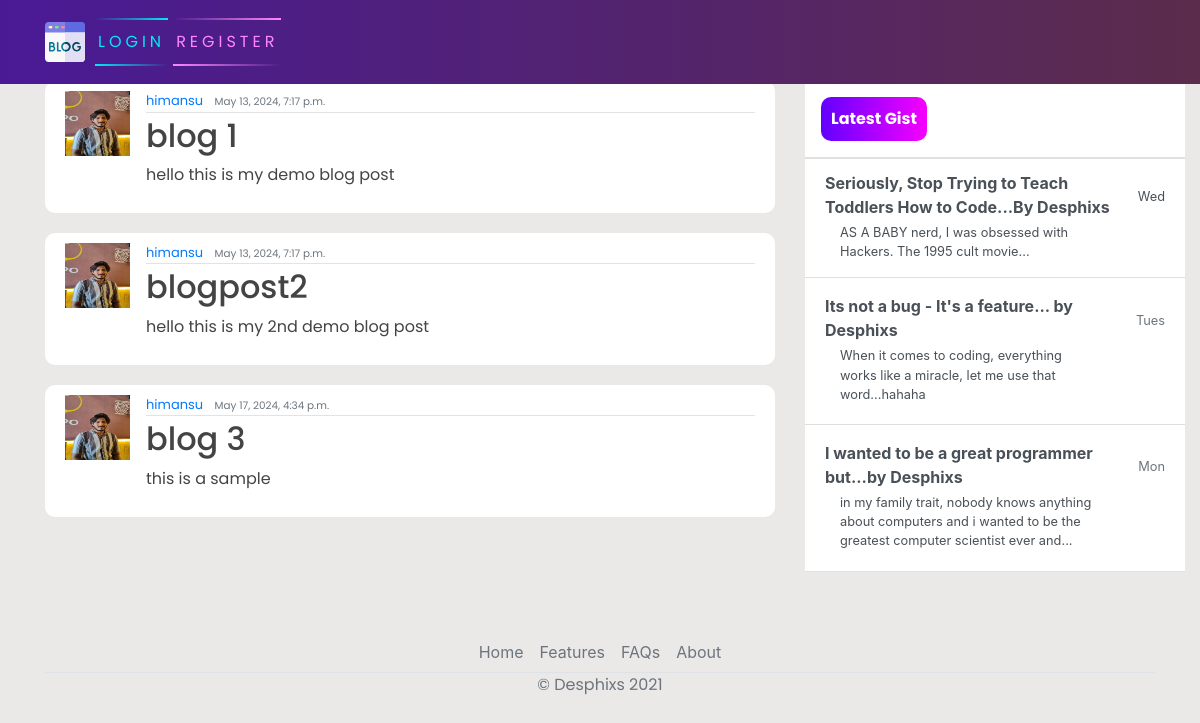
The page / on the database its author committed.
### blog/models.py (models this page shows, shortened)
class Post(models.Model):
    title = models.CharField(max_length=100)
    content = models.TextField()
    date_posted = models.DateTimeField(default=timezone.now)
    author = models.ForeignKey(User, on_delete=models.CASCADE)

### users/models.py (models this page shows, shortened)
class Profile(models.Model):
    user = models.OneToOneField(User, on_delete=models.CASCADE)
    image = models.ImageField(default='default.jpg', upload_to='profile_pics')

### blog/views.py (the view)
# urls.py: path('',views.index,name='index'),
def index(request):
     posts = Post.objects.all()
     return render(request, 'blog/home.html', {'posts': posts})

### blog/templates/blog/home.html
{% extends 'blog/index.html' %}
{% block content %}
    {% for post in posts %}
        <article class="media content-section">
            <img class="rounded-cirlce article-img" src="{{ post.author.profile.image.url }}" alt="image ">
            <div class="media-body">
              <div class="article-metadata">
                <a class="mr-2" href="#">{{ post.author }}</a>
                <small class="text-muted">{{ post.date_posted }}</small>
              </div>
              <h2><a class="article-title" href="{%url 'post_detail' post.id %}">{{ post.title }}</a></h2>
              <p class="article-content">{{ post.content }}</p>
            </div>
            <br>
          </article>
    {% endfor  %}
{% endblock content %}

### blog/templates/blog/index.html (shortened to what this page needs)
{% load static %}
<!DOCTYPE html>
<html>
<head>
    <link rel="stylesheet" href="https://maxcdn.bootstrapcdn.com/bootstrap/4.0.0/css/bootstrap.min.css">
    <link rel="stylesheet" href="{% static 'blog/main.css' %}">
</head>
<body>
    <header class="site-header">
      <nav class="navbar navbar-expand-md navbar-dark bg-steel fixed-top">
        <div class="container">
          <div class="collapse navbar-collapse" id="navbarToggle">
            <div class="navbar-nav mr-auto">
                {% if user.is_authenticated %}
              <a class="nav-item nav-link" href="{% url 'home' %}">HOME</a>
              <a class="nav-item nav-link" href="{% url 'about' %}">ABOUT</a>
            </div>
            <div class="navbar-nav">
                <a href="{% url 'post_create' %}" id="auth-links">
                <span></span>
                <span></span>
                <span></span>
                <span></span>
                Create Post
            </a>
                <a href="{% url 'profile' %}" id="auth-links">
                <span></span>
                <span></span>
                <span></span>
                <span></span>
                Profile
            </a>
                <a href="{% url 'logout' %}" id="auth-links">
                <span></span>
                <span></span>
                <span></span>
                <span></span>
                Logout
            </a>
                {% else %}
              <a href="{% url 'login' %}" id="auth-links">
                <span></span>
                <span></span>
                Login
            </a>
            <a href="{% url 'register' %}" id="auth-links">
                <span></span>
                <span></span>
                Register
            </a>
                {% endif %}
            </div>
          </div>
        </div>
      </nav>
    </header>
    <main role="main" class="container">
      <div class="row">
          <div class="col-md-8">
          </div>
        <div class="col-md-8 ">
           {% block content %}{% endblock %}
        </div>
        <div class="col-md-4">
          <div class="content-sectionw">
            <div class="d-flex flex-column align-items-stretch flex-shrink-0 bg-white" style="width: 380px;" style="padding-top: 120px;">
                <a id="list-group" style="text-decoration: none;" href="" class="d-flex align-items-center flex-shrink-0 p-3 link-dark text-decoration-none border-bottom">
                  <span class="fs-5 fw-semibold" id="gist-btn">Latest Gist</span>
                </a>
                <div class="list-group list-group-flush border-bottom scrollarea">
                  <a href="#" class="list-group-item list-group-item-action  lh-tight" aria-current="true">
                    <div class="d-flex w-100 align-items-center justify-content-between">
                      <strong class="mb-1">Seriously, Stop Trying to Teach Toddlers How to Code...By Desphixs
                    </strong>
                      <small>Wed</small>
                    </div>
                    <div class="col-10 mb-1 small">AS A BABY nerd, I was obsessed with Hackers. The 1995 cult movie... </div>
                  </a>
                  <a href="#" class="list-group-item list-group-item-action py-3 lh-tight">
                    <div class="d-flex w-100 align-items-center justify-content-between">
                      <strong class="mb-1">Its not a bug - It's a feature... by Desphixs</strong>
                      <small class="text-muted">Tues</small>
                    </div>
                    <div class="col-10 mb-1 small">When it comes to coding, everything works like a miracle, let me use that word...hahaha</div>
                  </a>
                  <a href="#" class="list-group-item list-group-item-action py-3 lh-tight">
                    <div class="d-flex w-100 align-items-center justify-content-between">
                      <strong class="mb-1">I wanted to be a great programmer but...by Desphixs</strong>
                      <small class="text-muted">Mon</small>
                    </div>
                    <div class="col-10 mb-1 small">in my family trait, nobody knows anything about computers and i wanted to be the greatest computer scientist ever and...</div>
                  </a>
                </div>
              </div>
          </div>
        </div>
      </div>
        <footer class="" >
          <ul class="nav justify-content-center border-bottom"  style="margin-top: 60px;">
            <li class="nav-item"><a href="#" class="nav-link px-2 text-muted">Home</a></li>
            <li class="nav-item"><a href="#" class="nav-link px-2 text-muted">Features</a></li>
            <li class="nav-item"><a href="#" class="nav-link px-2 text-muted">FAQs</a></li>
            <li class="nav-item"><a href="#" class="nav-link px-2 text-muted">About</a></li>
          </ul>
          <p class="text-center text-muted">&copy; Desphixs 2021</p>
        </footer>
    </main>
</body>
</html>

### blog/static/blog/main.css (style rules this page uses)
body { background-color: rgb(235, 232, 232); margin-top: 5rem; background-size: contain; background-repeat: no-repeat; }
h1, h2, h3, h4, h5, h6, p { color: #444444; font-family: 'Poppins', sans-serif; }
ul { margin: 0; }
.bg-steel { background: linear-gradient(270deg, rgb(92, 44, 76) 0%, rgb(73, 26, 149) 100%); }
.content-section { background: #ffffff; padding: 10px 20px; border-radius: 10px; margin-bottom: 20px; overflow: hidden; }
.article-title { color: #444444; }
.article-content { white-space: pre-line; overflow: hidden; }
.article-img { height: 65px; width: 65px; margin-right: 16px; }
.article-metadata { font-family: 'Poppins', sans-serif; padding-bottom: 1px; margin-bottom: 4px; font-size: 13px; border-bottom: 1px solid #e3e3e3 }
svg { width: 50px; height: 50px; }
#auth-links { font-family: 'Poppins', sans-serif; position: relative; display: inline-block; padding: 12px 3px; margin: 10px 0; color: #03e9f4; text-decoration: none; text-transform: uppercase; transition: 0.5s; letter-spacing: 4px; overflow: hidden; margin-right: 5px; }
#auth-links:nth-child(2) { filter: hue-rotate(110deg); }
#auth-links span { position: absolute; display: block; }
#auth-links span:nth-child(1) { top: 0; left: 0; width: 100%; height: 2px; background: linear-gradient(90deg,transparent,#03e9f4); animation: animate1 1s linear infinite; }
#auth-links span:nth-child(3) { bottom: 0; right: 0; width: 100%; height: 2px; background: linear-gradient(270deg,transparent,#03e9f4); animation: animate3 1s linear infinite; animation-delay: 0.50s; }
#gist-btn { color: black; background: linear-gradient(270deg, rgb(247, 0, 255) 0%, rgb(98, 0, 255) 100%); padding: 10px; color: white; font-family: 'Poppins', sans-serif; font-weight: bold; border-radius: 10px; }

### rows shown on the page
Post: author.profile.image (picture), author "himansu", date_posted "May 13, 2024, 7:17 p.m.", title "blog 1", content "hello this is my demo blog post"
Post: author.profile.image (picture), author "himansu", date_posted "May 13, 2024, 7:17 p.m.", title "blogpost2", content "hello this is my 2nd demo blog post"
Post: author.profile.image (picture), author "himansu", date_posted "May 17, 2024, 4:34 p.m.", title "blog 3", content "this is a sample"
